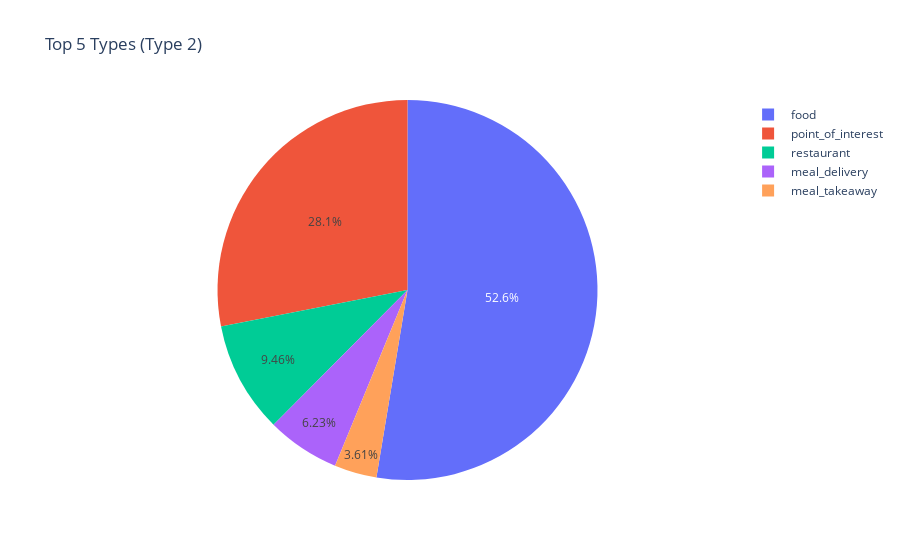

Here is the notebook cell this chart was saved with:
### Code cell
type_counts = df2['Type_2'].value_counts()

top_5_type_counts = type_counts.head(5)
fig = px.pie(names=top_5_type_counts.index, values=top_5_type_counts.values, title='Top 5 Types (Type 2)')
fig.show()

### Figure 1 — Plotly figure (JSON) as saved in the notebook; plotly's stock layout.template omitted (floating-point values rounded to 4 significant figures)
{"data": [{"domain": {"x": [0, 1], "y": [0, 1]}, "hovertemplate": "label=%{label}<br>value=%{value}<extra></extra>", "labels": [" food", " point_of_interest", " restaurant", " meal_delivery", " meal_takeaway"], "legendgroup": "", "name": "", "showlegend": true, "type": "pie", "values": [845, 451, 152, 100, 58]}], "layout": {"legend": {"tracegroupgap": 0}, "title": {"text": "Top 5 Types (Type 2)"}}}
